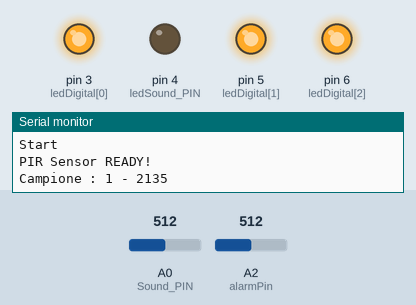
This sketch was run on a simulated Arduino Uno, built with avr-gcc and run on an emulated ATmega328P. On the bench: output pins drawn as LEDs (lit = HIGH), the last lines printed to the serial monitor. The inputs (shaded band) are chosen by the test bench; at power-on: A2 (alarmPin) = 512, A0 (Sound_PIN) = 512.

Above: at 3.2 s.
3.3 s: A2 (alarmPin) set to 107
5.0 s: A2 (alarmPin) set to 91
At 5.64 s:
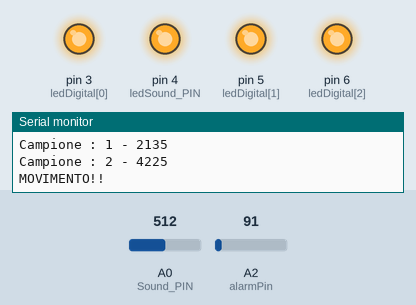
12.3 s: A2 (alarmPin) set to 110
At 13.4 s:
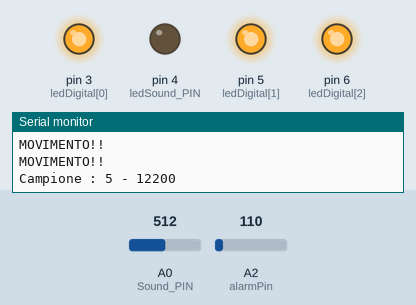
13.8 s: A2 (alarmPin) set to 90
At 14.35 s:
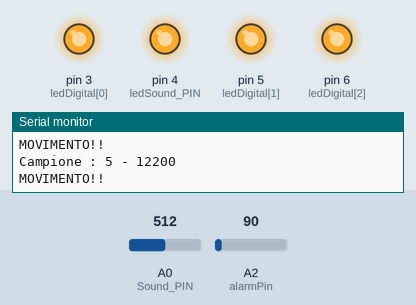
Timing chart, 0 to 18.3 s (numbered marks = the images above; inputs shaded):
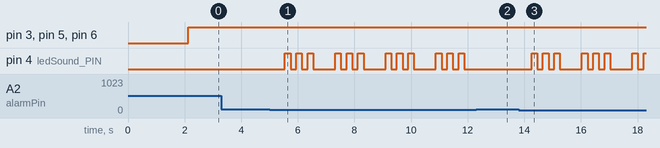

Measured:
- the behaviour switches between 100 and 99 on A2 (alarmPin) (found by bisection; images 0 and 1)
- after the input at 5.0 s, pin 4 (ledSound_PIN): LOW → HIGH after 0.54 s, then repeats every 1.8 s: 2 × (LOW 0.20 s, HIGH 0.20 s), LOW 0.78 s, HIGH 0.20 s
- after the input at 12.3 s, pin 4 (ledSound_PIN): stops changing and stays LOW
- after the input at 13.8 s, pin 4 (ledSound_PIN): LOW → HIGH after 0.46 s, then repeats every 1.8 s: 2 × (LOW 0.20 s, HIGH 0.20 s), LOW 0.78 s, HIGH 0.20 s

The sketch:

SCHEDA_RICONOSCIMENTO_XBEE.ino
```cpp
/********************************************************************************************************
   Mirko Mancin - Tesi triennale a.a. 2011/12

   SCHEDA PER IL RICONOSCIMENTO AMBIENTALE ATTRAVERSO UN SENSORE DI MOVIMENTO,
   UN RFID READER E UN SENSORE DI SUONO, MANDO I DATI CON UN MODULO XBEE

 - Sensore suono
 - Lettore RFID
 - PIR motion sensor
 - Modulo XBEE S1

*********************************************************************************************************/

//DEFINIZIONE LIBRERIE
#include <SoftwareSerial.h>
#include <SPI.h>
#include <Ethernet.h>

//DEFINIZIONE MACRO PER IL RESET DELLA SCHEDA
#include <avr/io.h>
#include <avr/wdt.h>
#define Reset_AVR() wdt_enable(WDTO_30MS); while(1) {}

//DOPO UN ORA SI RESETTERA' LA SCHEDA, ONDE EVITARE PROBLEMI CON LA COMUNICAZIONE WIFI
#define Reset_After_1hour 3600000

//MI SERVONO DUE SERIALI PER COMUNICAZIONE CON LA RFID SHIELD E CON IL MODULO XBEE
SoftwareSerial rfid(7, 8);
SoftwareSerial xbee(10, 9);

//DEFINISCO I PIN DI LETTURA DEI SENSORI E GLI ID DEI SENSORI
#define Sound_PIN A0
#define ledSound_PIN 4
#define id_Sound 1000
#define id_PIR 6000
#define id_RFID 7000

#define Periodo_Invio_Dati 30000     //30s = tempo minimo tra un'invio sul web e l'altro.(ms)
#define Periodo_Lettura_Sensore 2000 //2s = tempo minimo tra una lettura del sensore e l'altra (ms)

//PROTOTIPI DELLE PROCEDURE UTILI PER L'RFID READER
void halt(void);		//Procedura di arresto
void parse(void);		//Procedura che legge la stringa dal modulo
void print_serial(void);	//Procedura che stamp ail numero seriale
void read_serial(void);	        //Procedura che legge dal modulo
void seek(void);		//commando per mettersi in attesa del tag
void set_flag(void);		//imposto flag se ho ricevuto un tag corretto

//VARIABILI GLOBALI
int flag = 0;			//FLAG per il tag
int Str1[11];			//Buffer di ricezione

//LED RGB PER IL RICONOSCIMENTO DEI TAG
int ledDigital[3] = {3, 5, 6};

//ESSENDO IL LED RGB AD ANODO COMUNE DEVO DEFINIRE PER COMODITA QUESTE DUE VARIABILI
const boolean ON = LOW;   //Define on as LOW (this is because we use a common Anode RGB LED (common pin is connected to +5 volts)
const boolean OFF = HIGH; //Define off as HIGH

//COLORI PREDEFINITI
const boolean RED[] = {ON, OFF, OFF};
const boolean GREEN[] = {OFF, ON, OFF};
const boolean BLUE[] = {OFF, OFF, ON};
const boolean YELLOW[] = {ON, ON, OFF};
const boolean CYAN[] = {OFF, ON, ON};
const boolean MAGENTA[] = {ON, OFF, ON};
const boolean WHITE[] = {ON, ON, ON};
const boolean BLACK[] = {OFF, OFF, OFF};

//ARRAY CHE CONTIENE I COLORI DEFINITI PRIMA
const boolean* COLORS[] = {RED, GREEN, BLUE, YELLOW, CYAN, MAGENTA, WHITE, BLACK};

//VARIABILI PER I SENSORI
int sound_accum = 0;
long n_camp = 0;
float avg_sound = 0.0;

unsigned long time = 0;
unsigned long SendTime = 0;
unsigned long ReadTime = 0;
unsigned long readyPIR = 0;

//PIR SENSOR
int timerPIR = 100;
int alarmPin = A2;
int alarmValue = 0;
int ledPir = 4;
int count = 0;


void setup(){
  for(int i = 0; i < 3; i++){
    pinMode(ledDigital[i], OUTPUT);   //Set the three LED pins as outputs
  }
  pinMode(ledSound_PIN, OUTPUT);

  Serial.begin(9600);
  Serial.println("Start");

  pinMode(ledPir, OUTPUT);
  pinMode(alarmPin, INPUT);
  delay(2000);
  Serial.println("PIR Sensor READY!");

  // SETTO IL BAUDRATE PER LE SERIALI DI COMUNICAZIONE
  xbee.begin(9600);
  rfid.begin(19200);

  //ATTENDO QUALCHE MILLISECONDO PRIMA DI DARE IL COMANDO D'INIZIALIZZAZIONE AL RFID SHIELD
  delay(10);
  halt();
}


void loop()
{
  read_serial();

  if(xbee.available()>0) {
      delay(10);                //DEVO ASPETTARE UN PO PER RIEMPIRE IL BUFFER
      int inputSize = xbee.available();
      char buffer[256];

      for (int i = 0; i < inputSize; i++){
        buffer[i] = xbee.read();
        buffer[i+1] = '\0';
       }
       Serial.println(buffer);
  }

  time = millis();

  //INVIO LETTURA DEL SENSORE DEL SUONO
  if(time > SendTime + Periodo_Invio_Dati){
     SendTime = millis();
     avg_sound = float(sound_accum / double(n_camp));//calcolo la media delle lettura
     if(n_camp > 0){
           digitalWrite(ledSound_PIN, HIGH);
           Serial.println("connesso");
           Serial.println("invio sound sensor");
           Serial.println(avg_sound);
           sendXbee((int)avg_sound,id_Sound);
           Serial.println("Client Disconnesso");
           Serial.println("fine invio");
           digitalWrite(ledSound_PIN, LOW);
     }
     else
           Serial.println("Nessuna Campionatura, controllare sensore");
      n_camp = 0; //azzero le variabili per iniziare nuovamente il calcolo della media
      sound_accum = 0;
   }

   //LETTURA DEL SENSORE DEL SUONO
   if(time > ReadTime + Periodo_Lettura_Sensore){
       ReadTime = millis();
       sound_accum += readSoundSensor();

       n_camp++;
       Serial.print("Campione : ");
       Serial.print(n_camp);
       Serial.print(" - ");
       Serial.println(time);
   }

   //IL PIR HA BISOGNO DI UN PERIODO DI SETTAGGIO TRA UNA LETTURA E L'ALTRA
   if(time>readyPIR+timerPIR){
       alarmValue = analogRead(alarmPin);

       if (alarmValue < 100) count++;
       else count=0;

       if (count>2){
         Serial.println("MOVIMENTO!!");
         sendXbee(101,id_PIR);
         blinky(ledPir);
         count=0;
       }
       readyPIR=millis();
     }

    if(time>Reset_After_1hour){
        Serial.println("Goodbye!!");
        Reset_AVR();
    }
}

//MANDO I DATI ALL'ALTRO XBEE
void sendXbee(int value, int id){
    xbee.print(id);
    xbee.print(":");
    xbee.print(value);
    xbee.print(";");
    xbee.flush();
    delay(200);
}

//MANDO I TAG ALL'ALTRO XBEE
void sendTAGtoXbee(String A, String B, String C, String D, int id){
    xbee.print(id);
    xbee.print(":");
    xbee.print(A);
    xbee.print(B);
    xbee.print(C);
    xbee.print(D);
    xbee.print(";");
    xbee.flush();
    delay(200);
}

//FACCIO LAMPEGGIARE UN LED PER 3 VOLTE
void blinky(int pin) {
  for(int i=0; i<3; i++) {
    digitalWrite(pin,HIGH);
    delay(200);
    digitalWrite(pin,LOW);
    delay(200);
  }
}

//LEGGO IL SENSORE DEL SUONO
int readSoundSensor(){
   int value = analogRead(Sound_PIN); // Inserisco il valore della lettura dell'input analogico sull'intero ValoreSensore
   int suono = 16.801 * log(value) + 9.872;   //calcolo per il corretto valore in dB
   return suono;
}

//LEGGO IL TAG RFID E LO SALVO IN UN BUFFER
void parse()
{
  while(rfid.available()){
    if(rfid.read() == 255){
      for(int i=1;i<11;i++){
        Str1[i]= rfid.read();
      }
    }
  }
}

//STAMPO SULLA SERIALE IL TAG LETTO DALL'RFID E CON LA PROCEDURA
//riconosci() INVIO A XBEE IL TAG CORRETTO
void print_serial()
{
  if(flag == 1){
    riconosci();
    //print to serial port
    Serial.print(Str1[8], HEX);
    Serial.print(Str1[7], HEX);
    Serial.print(Str1[6], HEX);
    Serial.print(Str1[5], HEX);
    Serial.println();
    sendTAGtoXbee(String(Str1[8],HEX),String(Str1[7],HEX),String(Str1[6],HEX),String(Str1[5],HEX),id_RFID);
    delay(100);
  }
}

//INVIO IL TAG A XBEE
void riconosci(){
  if((Str1[8])==176){              //TAG RJ
      setColor(ledDigital, RED);
      delay(50);
      setColor(ledDigital, BLACK);
      delay(50);
      setColor(ledDigital, RED);
      delay(50);
  }

  if((Str1[8])==165){               //TAG H
      setColor(ledDigital, BLUE);
      delay(50);
      setColor(ledDigital, BLACK);
      delay(50);
      setColor(ledDigital, BLUE);
      delay(50);
  }

}

void read_serial()
{
  seek();
  delay(10);
  parse();
  set_flag();
  print_serial();
  delay(100);
  setColor(ledDigital, BLACK);
}

//-----COMANDI PER RFID-----
void seek()
{
  //search for RFID tag
  rfid.write((byte)0xFF);
  rfid.write((byte)0x00);
  rfid.write((byte)0x01);
  rfid.write((byte)0x82);
  rfid.write((byte)0x83);
  delay(10);
}

void halt()
{
 //Halt tag
  rfid.write((byte)0xFF);
  rfid.write((byte)0x00);
  rfid.write((byte)0x01);
  rfid.write((byte)0x93);
  rfid.write((byte)0x94);
}

void set_flag()
{
  if(Str1[2] == 6){
    flag++;
  }
  if(Str1[2] == 2){
    flag = 0;
  }
}

//PROCEDURE PER SETTARE IL COLORE DEL LED
void setColor(int* led, boolean* color){
  for(int i = 0; i < 3; i++){
    digitalWrite(led[i], color[i]);
  }
}

void setColor(int* led, const boolean* color){
  boolean tempColor[] = {color[0], color[1], color[2]};
  setColor(led, tempColor);
}
```
